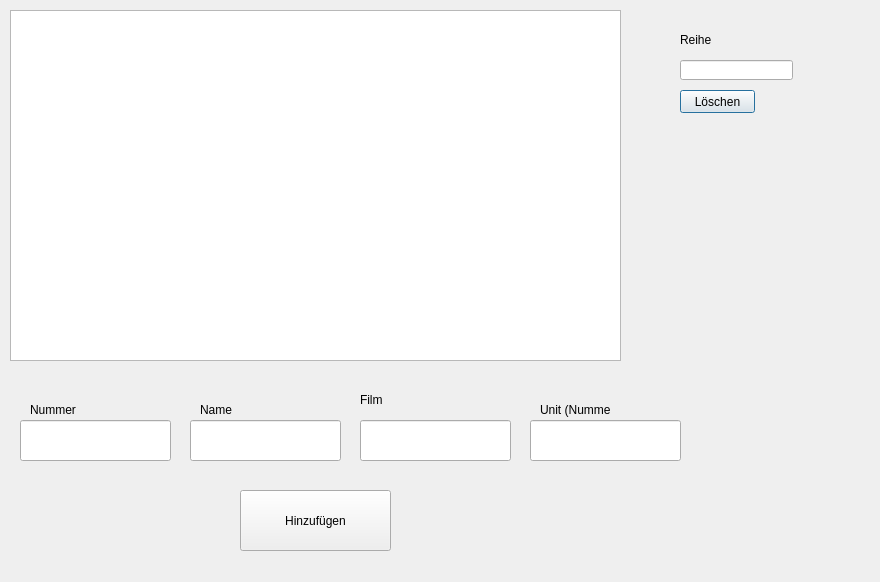
<?xml version="1.0" encoding="UTF-8"?>
<ui version="4.0">
 <class>Lektion</class>
 <widget class="QDialog" name="Lektion">
  <property name="geometry">
   <rect>
    <x>0</x>
    <y>0</y>
    <width>880</width>
    <height>582</height>
   </rect>
  </property>
  <property name="windowTitle">
   <string>Dialog</string>
  </property>
  <widget class="QPushButton" name="pushButton_2">
   <property name="geometry">
    <rect>
     <x>680</x>
     <y>90</y>
     <width>75</width>
     <height>23</height>
    </rect>
   </property>
   <property name="text">
    <string>Löschen</string>
   </property>
  </widget>
  <widget class="QLineEdit" name="Name">
   <property name="geometry">
    <rect>
     <x>190</x>
     <y>420</y>
     <width>151</width>
     <height>41</height>
    </rect>
   </property>
   <property name="text">
    <string/>
   </property>
  </widget>
  <widget class="QTableView" name="tableViewBuch">
   <property name="geometry">
    <rect>
     <x>10</x>
     <y>10</y>
     <width>611</width>
     <height>351</height>
    </rect>
   </property>
  </widget>
  <widget class="QPushButton" name="pushButton">
   <property name="geometry">
    <rect>
     <x>240</x>
     <y>490</y>
     <width>151</width>
     <height>61</height>
    </rect>
   </property>
   <property name="text">
    <string>Hinzufügen</string>
   </property>
  </widget>
  <widget class="QLineEdit" name="Nummer">
   <property name="geometry">
    <rect>
     <x>20</x>
     <y>420</y>
     <width>151</width>
     <height>41</height>
    </rect>
   </property>
   <property name="text">
    <string/>
   </property>
  </widget>
  <widget class="QLabel" name="label">
   <property name="geometry">
    <rect>
     <x>30</x>
     <y>400</y>
     <width>71</width>
     <height>20</height>
    </rect>
   </property>
   <property name="text">
    <string>Nummer</string>
   </property>
  </widget>
  <widget class="QLabel" name="label_5">
   <property name="geometry">
    <rect>
     <x>680</x>
     <y>30</y>
     <width>51</width>
     <height>20</height>
    </rect>
   </property>
   <property name="text">
    <string>Reihe</string>
   </property>
  </widget>
  <widget class="QLabel" name="label_2">
   <property name="geometry">
    <rect>
     <x>200</x>
     <y>400</y>
     <width>71</width>
     <height>20</height>
    </rect>
   </property>
   <property name="text">
    <string>Name</string>
   </property>
  </widget>
  <widget class="QLineEdit" name="deleteRow">
   <property name="geometry">
    <rect>
     <x>680</x>
     <y>60</y>
     <width>113</width>
     <height>20</height>
    </rect>
   </property>
  </widget>
  <widget class="QLineEdit" name="Unit">
   <property name="geometry">
    <rect>
     <x>530</x>
     <y>420</y>
     <width>151</width>
     <height>41</height>
    </rect>
   </property>
   <property name="text">
    <string/>
   </property>
  </widget>
  <widget class="QLabel" name="label_4">
   <property name="geometry">
    <rect>
     <x>540</x>
     <y>400</y>
     <width>71</width>
     <height>20</height>
    </rect>
   </property>
   <property name="text">
    <string>Unit (Nummer)</string>
   </property>
  </widget>
  <widget class="QLineEdit" name="Film">
   <property name="geometry">
    <rect>
     <x>360</x>
     <y>420</y>
     <width>151</width>
     <height>41</height>
    </rect>
   </property>
   <property name="text">
    <string/>
   </property>
  </widget>
  <widget class="QLabel" name="label_6">
   <property name="geometry">
    <rect>
     <x>360</x>
     <y>390</y>
     <width>71</width>
     <height>20</height>
    </rect>
   </property>
   <property name="text">
    <string>Film</string>
   </property>
  </widget>
 </widget>
 <resources/>
 <connections/>
</ui>
